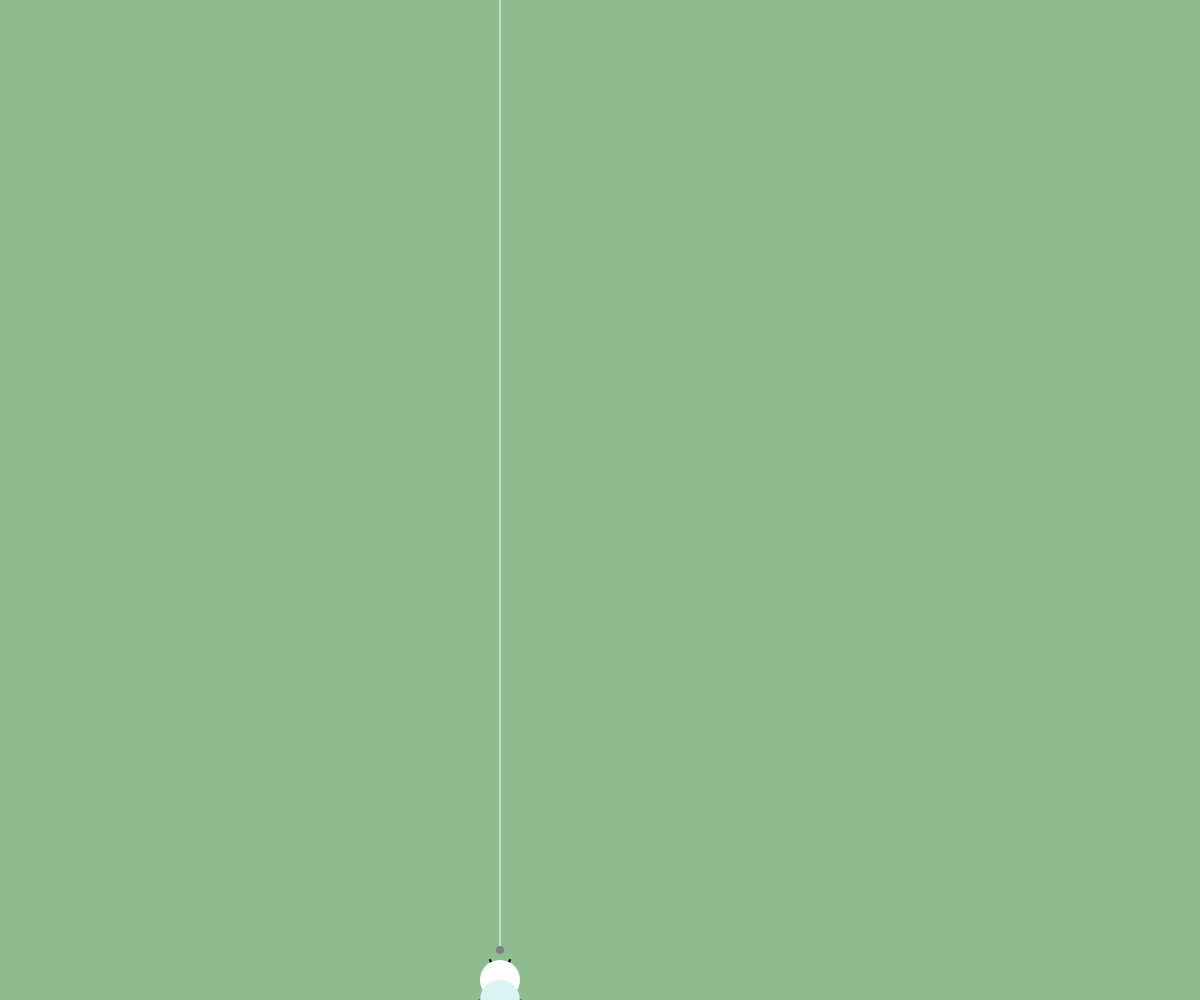
Frame 1 (no input)
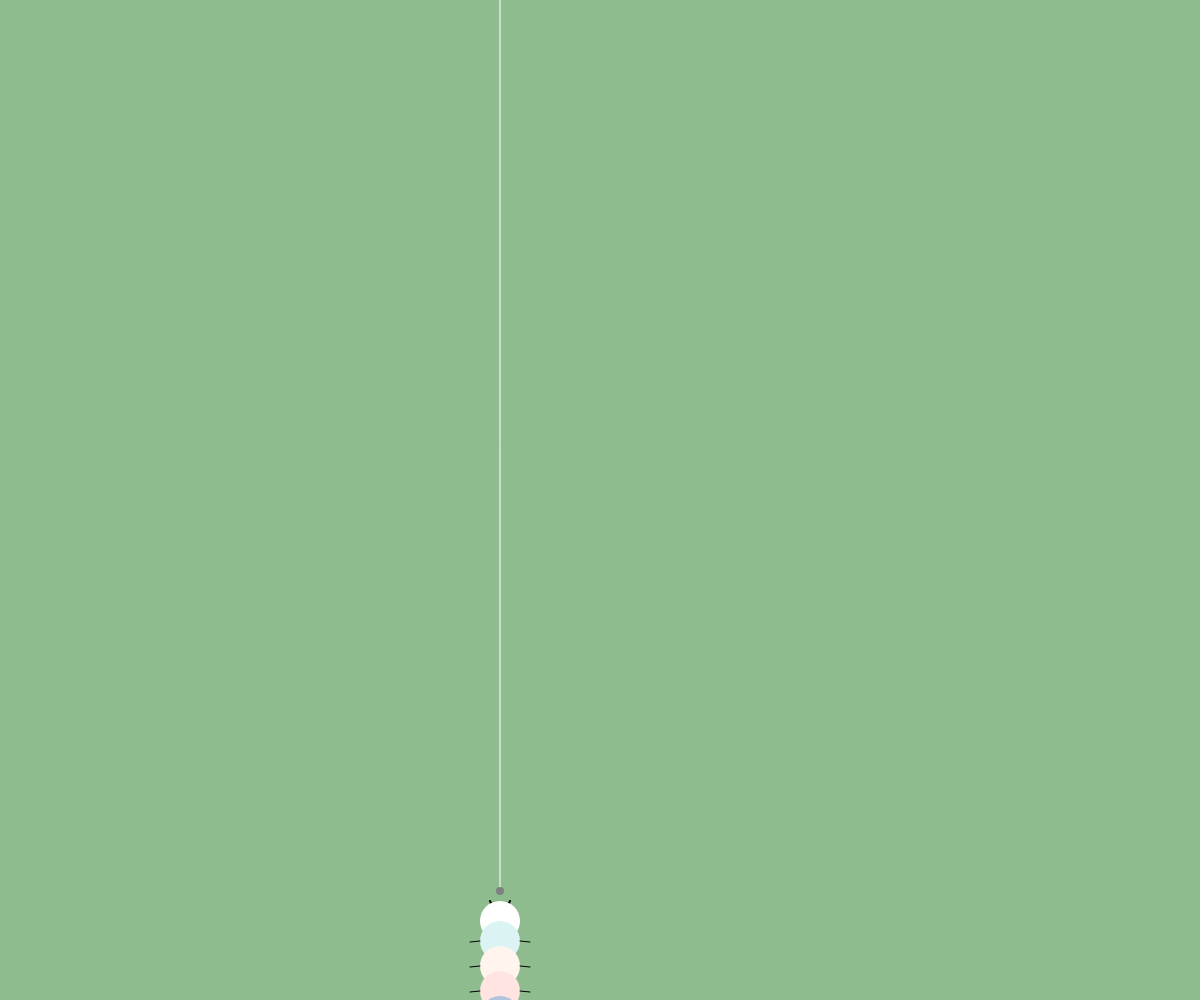
Frame 60 (no input)
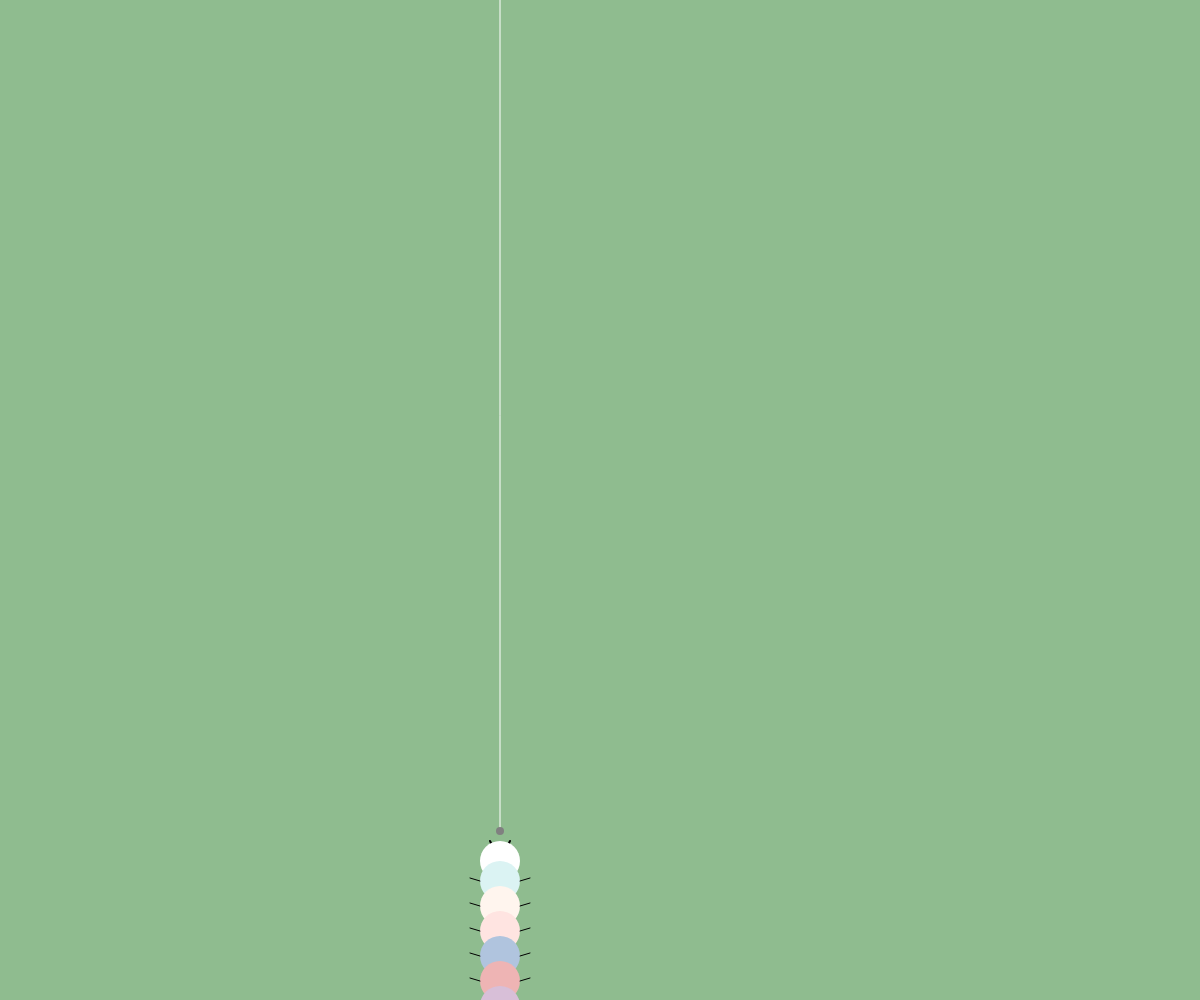
Frame 120 (the mouse pressed at the canvas centre since frame 60)

The p5.js sketch that drew these frames (run headless with seeded random() and noise() and a simulated clock; from frame 60 on, the mouse is pressed at the canvas centre):

// p5.js sketch
// ── sketch.js
let ySpeed1 = 0;
let ySpeed2 = 0;
let ySpeed3 = 0;
let ySpeed4 = 0;
let arr = [
  "#DBF3F3",
  "#FFF5EE",
  "#FFE4E1",
  "#B0C4DE",
  "#EEB4B4",
  "#D8BFD8",
  "#E6E6FA",
  "#FFFACD",
];

function setup() {
  createCanvas(windowWidth, windowHeight);
}

function draw() {
  //console.log(frameCount);
  background(143, 188, 143);
  drawLine(width / 2 - 100, 0, width / 2 - 100, height - 50 - ySpeed3);
  drawStone(width / 2 - 100, height - 50 - ySpeed3);
  drawCreature(width / 2 - 100, height - ySpeed1);
  ySpeed1++;
  //console.log(ySpeed1);
  if (ySpeed1 > 600) {
    drawCreatureReverse(width / 2 + 100, ySpeed2);
    // push();
    // translate(width/2+50,0);
    // rotate(PI);
    // drawCreature(width/2+50,ySpeed2);
    ySpeed2++;
    // pop();
    if (ySpeed3 > 550) {
      drawLine(width / 2 + 100, ySpeed4 + 50, width / 2 + 100, height);
      drawStone(width / 2 + 100, ySpeed4 + 50);
      ySpeed4++;
    }
  }
}

function drawCreature(x, y) {
  push();
  translate(x, y);
  drawHead(0, -20);
  drawBody(0, 0);
  //circle(0, 0, 5)
  pop();
}
function drawCreatureReverse(x, y) {
  push();
  translate(x, y);
  rotate(PI);
  drawHead(0, -20);
  drawBody(0, 0);
  //circle(0, 0, 5)
  pop();
}

function drawHead(x, y) {
  push();
  translate(x, y);
  stroke(0);
  strokeWeight(2);
  line(0, 0, -10, -20);
  line(0, 0, 10, -20);
  noStroke();
  circle(0, 0, 40);
  pop();
}
function drawBody(x, y) {
  push();
  translate(x, y);
  for (let i = 0; i < 8; i++) {
    let colorVal = arr[i];
    // console.log(colorVal);
    fill(colorVal);
    noStroke();
    circle(0, i * 25, 40);
  }
  stroke(0);
  let m = random(-5, 5);
  for (let i = 0; i < 8; i++) {
    line(-20, i * 25, -30, i * 25 + m);
    line(20, i * 25, 30, i * 25 + m);
  }
  pop();
}
function drawStone(x, y) {
  push();
  translate(x, y);
  // if(frameCount<300){
  noStroke();
  fill("grey");
  circle(0, 0, 8);
  ySpeed3++;
  //}
  pop();
}

function drawLine(x, y, z, e) {
  stroke(255);
  line(x, y, z, e);
}
